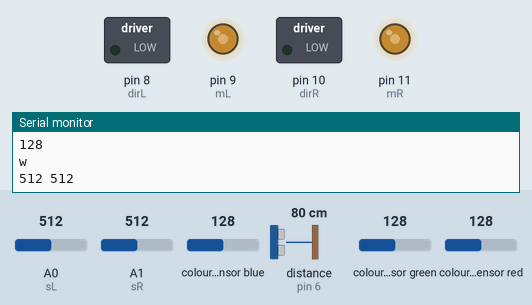
This sketch was run on a simulated Arduino Uno, built with avr-gcc and run on an emulated ATmega328P. Parts: switched loads named in the sketch (green lamp = pin HIGH), output pins drawn as LEDs (lit = HIGH), the last lines printed to the serial monitor. Wiring (inferred from the names in the program): ultrasonic range finder: trigger pin 7; echo pin 6. Dashed ring = blinking. The test bench sets the inputs (shaded band); at power-on: colour sensor green 128, A0 (sL) = 512, distance to the obstacle (sensor on pin 6) 80 cm, A1 (sR) = 512, colour sensor blue 128, colour sensor red 128. The echo pulse lasts 58.3 µs per cm; pins used as bus, display or sensor lines are not drawn.

Above: at 2.2 s.
2.3 s: colour sensor green set to 177
3.8 s: colour sensor green set to 183
At 4.8 s:
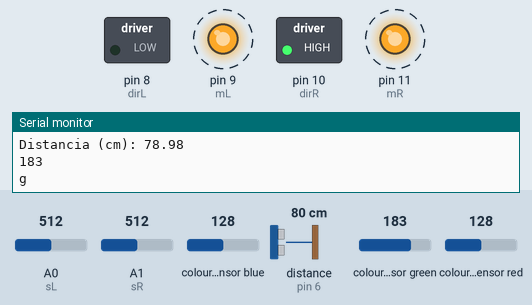
6.8 s: A0 (sL) set to 30
At 7.82 s:
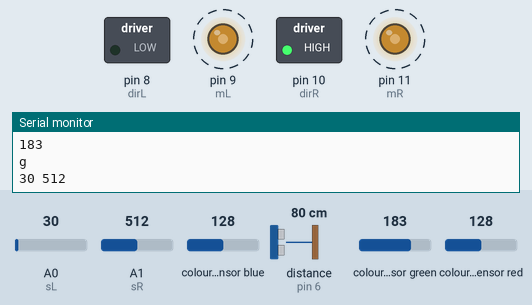
9.8 s: distance to the obstacle (sensor on pin 6) set to 14 cm
12.8 s: distance to the obstacle (sensor on pin 6) set to 11 cm
At 14.6 s:
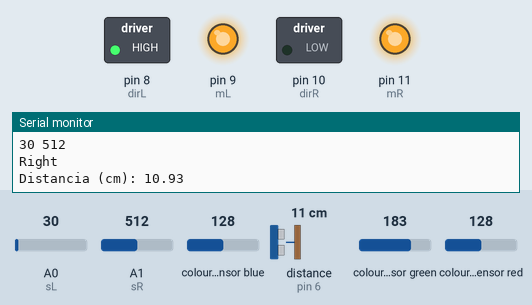
Timing chart, 0 to 16.8 s (numbered marks = the images above; inputs shaded):
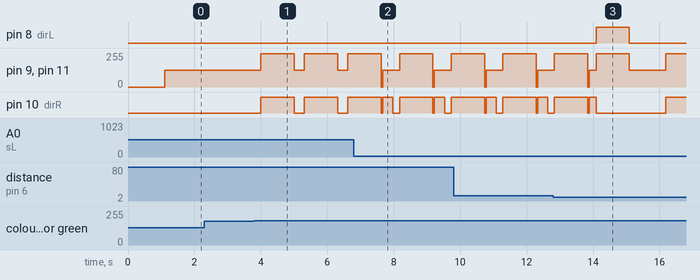

The sketch:

OBR2024.ino
```cpp
//definições==================================================================================================================================================================================================================================================================
#include <Wire.h>
#include "Adafruit_TCS34725.h"

//Motores---------------------------------------------------------------------------------------------------------------------------------------------------------------------------------------------------------------------------------------------------------------------
#define mL 9 // Pino_Velocidade 1º Motor ( 0 a 255)_ Porta IN2 ponte H;
#define mR 11 //Pino_Velocidade 2º Motor ( 0 a 255) _ Porta IN4 ponte H;
#define dirL 8 //Pino_Direção do 1º Motor: Para frente / Para trás (HIGH ou LOW)_ porta IN1 ponte H;
#define dirR 10 //Pino_Direção do 2º Motor: Para frente / Para trás (HIGH ou LOW)_ porta IN3 ponte H;

int vel = 125;

//Segue Linha-----------------------------------------------------------------------------------------------------------------------------------------------------------------------------------------------------------------------------------------------------------------
#define sL A0
#define sR A1
int sensorL = 0;
int sensorR = 0;
int black = 150;

//cor-------------------------------------------------------------------------------------------------------------------------------------------------------------------------------------------------------------------------------------------------------------------------
int a = 1;

byte gammatable[256];

Adafruit_TCS34725 tcs = Adafruit_TCS34725(TCS34725_INTEGRATIONTIME_50MS, TCS34725_GAIN_4X);

//Sensor ultrassônico---------------------------------------------------------------------------------------------------------------------------------------------------------------------------------------------------------------------------------------------------------
#define echo 6
#define trig 7
float echoTime = 0;
const float usVel = 340; //metros por segundo
const float usVelMS = 0.000340; //metros por microsegundo
float dist = 0;

//funções=====================================================================================================================================================================================================================================================================
void obst() {
  vel = 250; turnL(1000);
  vel = 125; mov(1100);
  vel = 250; turnR(900);
  vel = 125; mov(2700);
  vel = 250; turnR(1000);
  vel = 125; mov(1100);
  vel = 250; turnL(1000);
  vel = 125;
}

//cor------------------------------------------------------------------------------------------------------------------------------------------------------------------------------------------------------------------------------------------------------------------------

char readcolor1() {
  float red, green, blue, LUX;
  delay(50);  // takes 50ms to read
  tcs.getRGB(&red, &green, &blue);

  int r = int(red);
  int g = int(green);
  int b = int(blue);

  Serial.println(g);
  Serial.print("\n");
  if (g > 180) { return ('g');}
  else { return ('w');}
}

//ultrassom------------------------------------------------------------------------------------------------------------------------------------------------------------------------------------------------------------------------------------------------------------------

void trigger() {
  digitalWrite(trig, HIGH);
  delayMicroseconds(10);
  digitalWrite(trig, LOW);
}

float calcDist(float usTime) {
  return((usTime*usVelMS)/2);
}

//motor---------------------------------------------------------------------------------------------------------------------------------------------------------------------------------------------------------------------------------------------------------------------

void m() {
  analogWrite(mL, vel);
  analogWrite(mR, vel);
}

void mov(int t) {
  digitalWrite(dirL, LOW);
  digitalWrite(dirR, LOW);
  m();
  delay(t);
}

void turnL(int t) {
  digitalWrite(dirL, HIGH);
  digitalWrite(dirR, LOW);
  m();
  delay(t);
}

void turnR(int t) {
  digitalWrite(dirL, LOW);
  digitalWrite(dirR, HIGH);
  m();
  delay(t);
}
void stp(int t) {
  digitalWrite(dirL, LOW);
  digitalWrite(dirR, LOW);
  analogWrite(mL, 0);
  analogWrite(mR, 0);
  delay(t);
}

//seguelinha---------------------------------------------------------------------------------------------------------------------------------------------------------------------------------------------------------------------------------------------------------------

void segueLinha() {
  if ((sensorL < black) && (sensorR > black)) {
    stp(50);
    turnR(200);
    Serial.println("Right");
  }

  else if ((sensorL > black) && (sensorR < black)) {
    stp(50);
    turnL(200);
    Serial.println("Left");
  }
  else {
    mov(1);
    Serial.println("Foward");
  }
}
//setup====================================================================================================================================================================================================================================================================

void setup() {
  pinMode(mL, OUTPUT);
  pinMode(mR, OUTPUT);
  pinMode(dirL, OUTPUT);
  pinMode(dirR, OUTPUT);

  digitalWrite(dirL, LOW);
  digitalWrite(dirR, LOW);

  pinMode(sL, INPUT);
  pinMode(sR, INPUT);

  pinMode(trig, OUTPUT);
  digitalWrite(trig, LOW);
  pinMode(echo, INPUT);

  Serial.begin(9600);

  trigger();
  delay(1000);
}


//execs====================================================================================================================================================================================================================================================================

void execUS(){
  trigger();
  echoTime = pulseIn(echo, HIGH);
  dist = calcDist(echoTime)*100;

  Serial.print("Distancia (cm): ");
  Serial.println(dist);

  if ((dist <= 12) && (dist != 0)) {
    obst();
  }
}

void execCOR() {
  char cor = readcolor1();

  Serial.println(cor);

  if (cor == 'g') { mov(200); vel = 250; turnR(1000); vel = 125;}
}

void execSEGUELINHA() {
  sensorL = analogRead(sL);
  sensorR = analogRead(sR);

  Serial.print(sensorL);
  Serial.print(' ');
  Serial.println(sensorR);

  segueLinha();
}

//main====================================================================================================================================================================================================================================================================

void loop() {
  execUS();

  execCOR();

  execSEGUELINHA();
}
```

Measured:
- the behaviour switches between 180 and 181 on colour sensor green (found by bisection; images 0 and 1)
- the behaviour switches between 13 and 12 cm on distance to the obstacle (sensor on pin 6) (found by bisection; images 2 and 3)
- after the input at 3.8 s, pin 9 (mL), pin 11 (mR): alternates 250/255 for 1.0 s and 125/255 for 0.31 s, starting after 0.20 s; pin 10 (dirR): alternates HIGH for 1.0 s and LOW for 0.31 s, starting after 0.20 s
- after the input at 12.8 s, pin 8 (dirL): LOW → HIGH after 1.3 s, → LOW 1.0 s later
